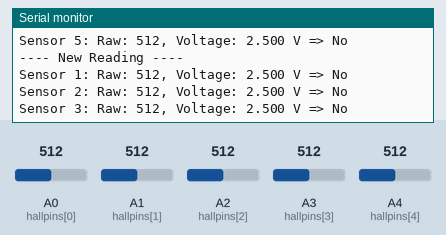
A sketch run on a simulated Arduino Uno, built with avr-gcc and run on an emulated ATmega328P. Shown: the last lines printed to the serial monitor. The test bench sets the inputs (shaded band); at power-on: A4 (hallpins[4]) = 512, A0 (hallpins[0]) = 512, A1 (hallpins[1]) = 512, A2 (hallpins[2]) = 512, A3 (hallpins[3]) = 512.

Above: at 21.1 s.
21.2 s: A4 (hallpins[4]) set to 603
At 22.0 s:
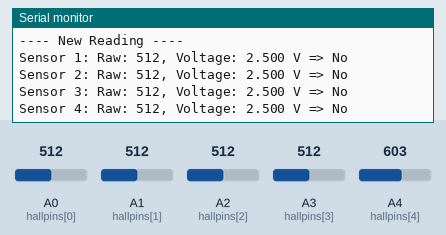
24.5 s: A4 (hallpins[4]) set to 622
At 25.0 s:
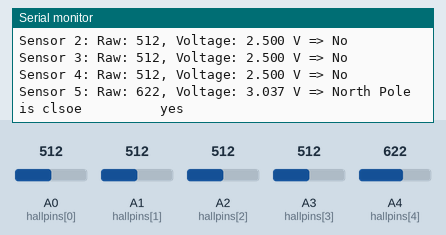
Timing chart, 0 to 27.5 s (numbered marks = the images above; inputs shaded):
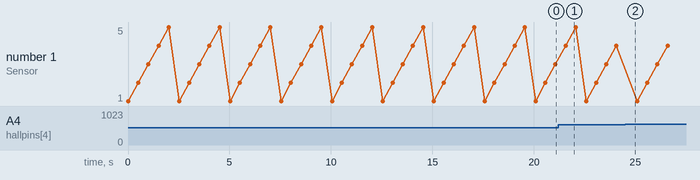

The sketch:

sketch_jun14a.ino
```cpp
const int hallpins[5] = {A0, A1, A2, A3, A4};
const float ADCmv = 5.0/1024.0;


void setup() {
  Serial.begin(9600);
}

void loop() {
  Serial.println("---- New Reading ----");
  for (int i = 0; i<(sizeof(hallpins)/sizeof(hallpins[0])); i++){
    int raw = analogRead(hallpins[i]);
    float voltage = ADCmv * raw;
    Serial.print("Sensor ");
    Serial.print(i+1);
    Serial.print(": ");
    Serial.print("Raw: ");
    Serial.print(raw);
    Serial.print(", Voltage: ");
    Serial.print(voltage, 3);
    Serial.print(" V");

    if (voltage < 2.0){
      Serial.println("South poul is close         yes");
    }
    else if (voltage > 3.0) {
      Serial.println(" => North Pole is clsoe          yes");
    } else {
      Serial.println(" => No ");
    }
    delay(500);
  }
}
```

Measured:
- the behaviour switches between 614 and 615 on A4 (hallpins[4]) (found by bisection; images 1 and 2)
- after the input at 24.5 s, the serial monitor: prints a new line after 0.07 s (image 2)
